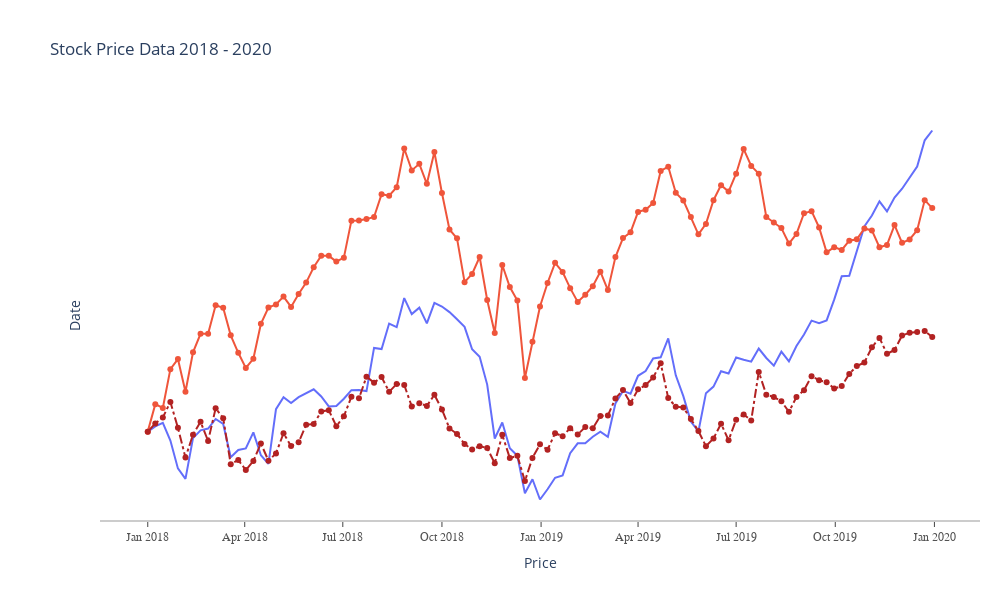

Notebook cell for this chart:
### Code cell
# Create a figure to which I'll add plots
fig = go.Figure()
# You can pull individual columns of data from the dataset and use markers or not
fig.add_trace(go.Scatter(x=df_stocks.date, y=df_stocks.AAPL, 
                        mode='lines', name='Apple'))
fig.add_trace(go.Scatter(x=df_stocks.date, y=df_stocks.AMZN, 
                        mode='lines+markers', name='Amazon'))
# You can create custom lines (Dashes : dash, dot, dashdot)
fig.add_trace(go.Scatter(x=df_stocks.date, y=df_stocks.GOOG, 
                        mode='lines+markers', name='Google',
                        line=dict(color='firebrick', width=2, dash='dashdot')))
# Further style the figure
fig.update_layout(title='Stock Price Data 2018 - 2020',
                   xaxis_title='Price', yaxis_title='Date')

# Go crazy styling the figure
fig.update_layout(
    width=1000,  # Width of the figure
    height=600,  # Height of the figure
    # Shows gray line without grid, styling fonts, linewidths and more
    xaxis=dict(
        showline=True,
        showgrid=False,
        showticklabels=True,
        linecolor='rgb(204, 204, 204)',
        linewidth=2,
        ticks='outside',
        tickfont=dict(
            family='Arial',
            size=12,
            color='rgb(82, 82, 82)',
        ),
    ),
    # Turn off everything on y axis
    yaxis=dict(
        showgrid=False,
        zeroline=False,
        showline=False,
        showticklabels=False,
    ),
    autosize=False,
    margin=dict(
        autoexpand=False,
        l=100,
        r=20,
        t=110,
    ),
    showlegend=False,
    plot_bgcolor='white'
)
